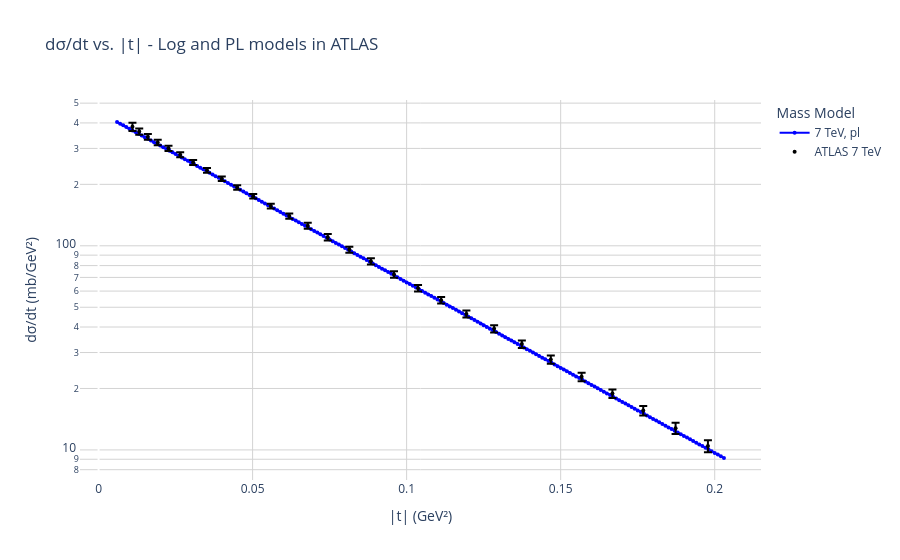

Notebook cell for this chart:
### Code cell
def add_differential_trace(fig, x, y, label, color='red', mg_model= 'log', legend=True, size = 4, width = 2):
    fig.add_trace(go.Scatter(
        x=x,
        y=y,
        mode='lines+markers',
        line=dict(color=color, width=width),
        marker=dict(size=size),
        name=f'{label}, {mg_model}',
        showlegend=legend,

    ))

def add_data_trace(fig, x, y, y_error, scale=1.0, color='black', size=4,
                           name=None, show_label=True, mode='markers'):
    fig.add_trace(go.Scatter(
        x=x,
        y=y * scale,
        mode=mode,
        marker=dict(color=color, size=size),
        error_y=dict(
            type='data',
            array=y_error * scale,
            visible=True
        ),
        name=name if show_label else None,
        showlegend=show_label
    ))

fig_atlas = go.Figure()


# for pl atlas
add_differential_trace(fig_atlas, dif_sigma_pl_atlas_7_q2, np.real(dif_sigma_pl_atlas_7_values),label='7 TeV', color='blue', mg_model='pl')

#data points
add_data_trace(fig_atlas, x_7_atlas, y_7_atlas, yerr_7_atlas, name='ATLAS 7 TeV', show_label=True, mode='markers')

# Atualiza layout
fig_atlas.update_layout(
    title='dσ/dt vs. |t| - Log and PL models in ATLAS',
    xaxis_title='|t| (GeV²)',
    yaxis_title='dσ/dt (mb/GeV²)',
    yaxis_type='log',
    legend_title='Mass Model',
    plot_bgcolor='white',
    hovermode='x unified'
)

fig_atlas.update_xaxes(gridcolor='lightgray')
fig_atlas.update_yaxes(gridcolor='lightgray')

# fig_atlas.show(renderer='browser')

### Figure 1 — Plotly figure (JSON) as saved in the notebook; plotly's stock layout.template omitted (floating-point values rounded to 4 significant figures; data arrays with more than 128 entries replaced by an {"elided": "..."} marker saying what was removed)
{"data": [{"line": {"color": "blue", "width": 2}, "marker": {"size": 4}, "mode": "lines+markers", "name": "7 TeV, pl", "showlegend": true, "type": "scatter", "x": {"elided": "198 float values"}, "y": {"elided": "198 float values"}}, {"error_y": {"array": [17.8, 12.7, 10.7, 9.8, 8.6, 7.8, 7.0, 6.2, 5.6, 5.0, 4.5, 4.1, 4.1, 4.3, 3.9, 3.2, 2.9, 2.6, 2.2, 2.0, 1.8, 1.6, 1.4, 1.3, 1.1, 0.91, 0.85, 0.8, 0.7], "type": "data", "visible": true}, "marker": {"color": "black", "size": 4}, "mode": "markers", "name": "ATLAS 7 TeV", "showlegend": true, "type": "scatter", "x": [0.011, 0.0132, 0.016, 0.0192, 0.0227, 0.0265, 0.0307, 0.0352, 0.04, 0.045, 0.0502, 0.0559, 0.0619, 0.0679, 0.0744, 0.0814, 0.0884, 0.0959, 0.1037, 0.1112, 0.1194, 0.1284, 0.1374, 0.1468, 0.1568, 0.1668, 0.1768, 0.1873, 0.1978], "y": [382.6, 363.2, 342.0, 320.9, 300.3, 279.4, 256.1, 234.3, 213.2, 193.3, 175.1, 156.5, 139.8, 125.5, 110.2, 95.8, 83.9, 72.4, 62.0, 54.1, 46.4, 39.2, 33.0, 27.7, 22.8, 18.88, 15.58, 12.77, 10.45]}], "layout": {"hovermode": "x unified", "legend": {"title": {"text": "Mass Model"}}, "plot_bgcolor": "white", "title": {"text": "dσ/dt vs. |t| - Log and PL models in ATLAS"}, "xaxis": {"gridcolor": "lightgray", "title": {"text": "|t| (GeV²)"}}, "yaxis": {"gridcolor": "lightgray", "title": {"text": "dσ/dt (mb/GeV²)"}, "type": "log"}}}
